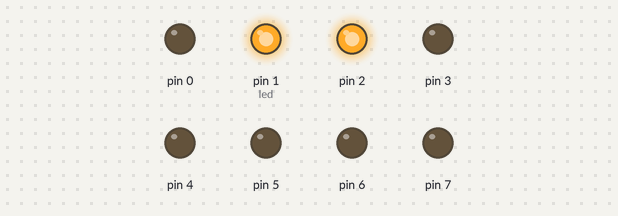
The sketch below on a simulated Arduino Uno, built with avr-gcc and run on an emulated ATmega328P. Shown: output pins drawn as LEDs (lit = HIGH).

Above: at 0.2 s.
At 0.6 s:
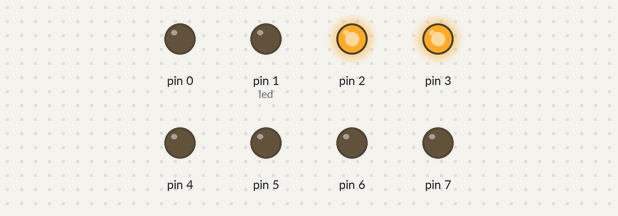
At 1.8 s:
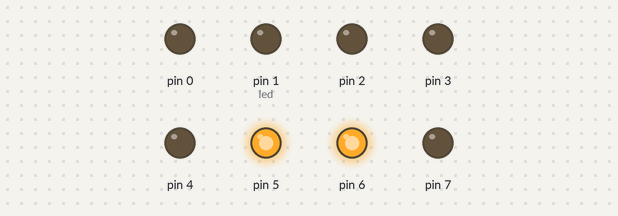
At 3.0 s:
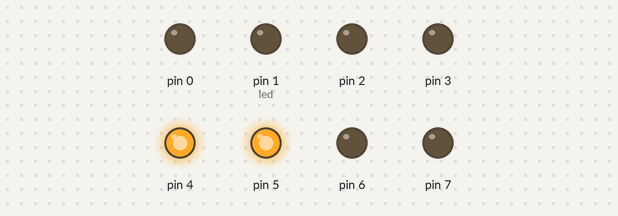
At 4.6 s:
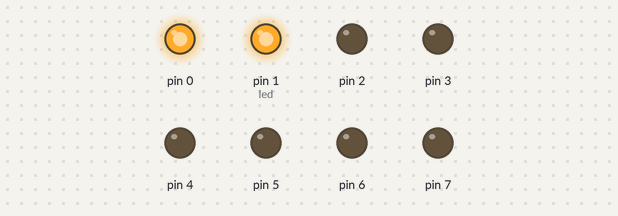
At 5.8 s:
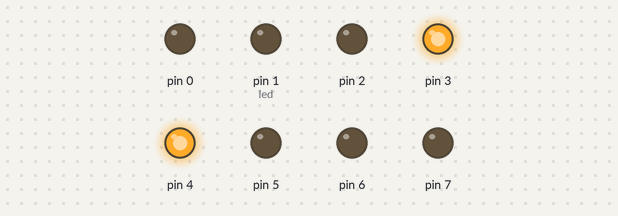
Timing chart, 0 to 6.2 s (numbered marks = the images above):
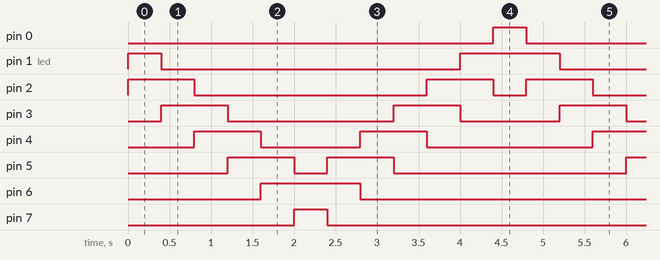

The sketch:

test-led-idk.ino
```cpp
//--Code prk3_5 variasi 1 by Zaiyan Ahyadi
byte led=1; // mulai nilai i=1, sehingga awal program yang nyala
// adalah led pada pin 1 dan pin 2 (bukan pin 0 dan pin 1)
void setup() {
for(byte i=0; i<8; i++)
pinMode(i,OUTPUT);
digitalWrite(1,HIGH); // nyalakan led pada pin 1
}
void loop() {
if(led<7){
digitalWrite(led-1,LOW); // matikan led pada pin i-1
digitalWrite(led+1,HIGH); // nyalakan led pada pin i+1
delay(200);
}
else{
digitalWrite(13-(led-1),LOW); // matikan led pada pin i-1
digitalWrite(13-(led+1),HIGH); // nyalakan led pada pin i+1
delay(200);
}
delay(200);
led++;
if(led>=13) led=1;
}
```

Measured:
- by itself, pin 0, pin 7: alternates HIGH for 0.40 s and LOW for 4.4 s
- by itself, pin 1 (led), pin 6: alternates HIGH for 1.2 s and LOW for 3.6 s
- by itself, pin 2: repeats every 4.8 s: LOW 2.8 s, HIGH 0.80 s, LOW 0.40 s, HIGH 0.80 s
- by itself, pin 3: repeats every 4.8 s: LOW 2.0 s, HIGH 0.80 s, LOW 1.2 s, HIGH 0.80 s
- by itself, pin 4: repeats every 4.8 s: LOW 1.2 s, HIGH 0.80 s, LOW 2.0 s, HIGH 0.80 s
- by itself, pin 5: repeats every 4.8 s: LOW 0.40 s, HIGH 0.80 s, LOW 2.8 s, HIGH 0.80 s
